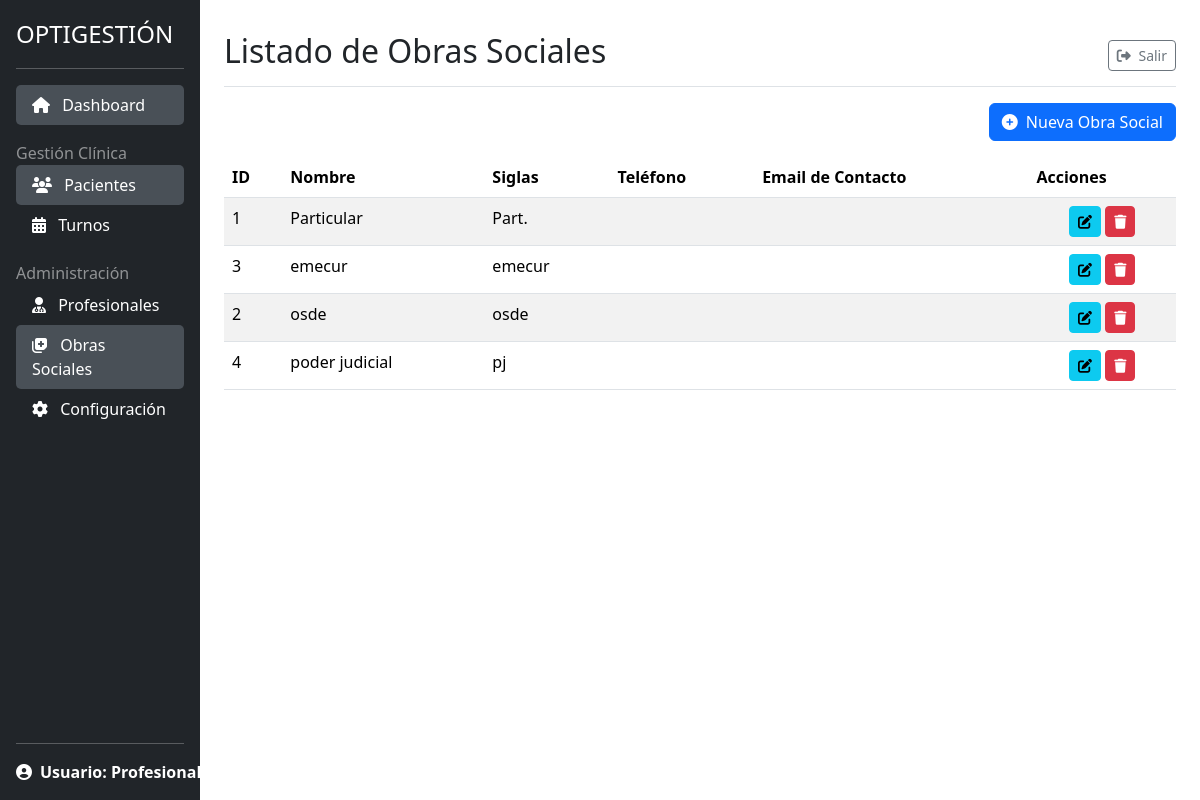
Before: /pacientes/obras-sociales/ (signed in) with the older database file.
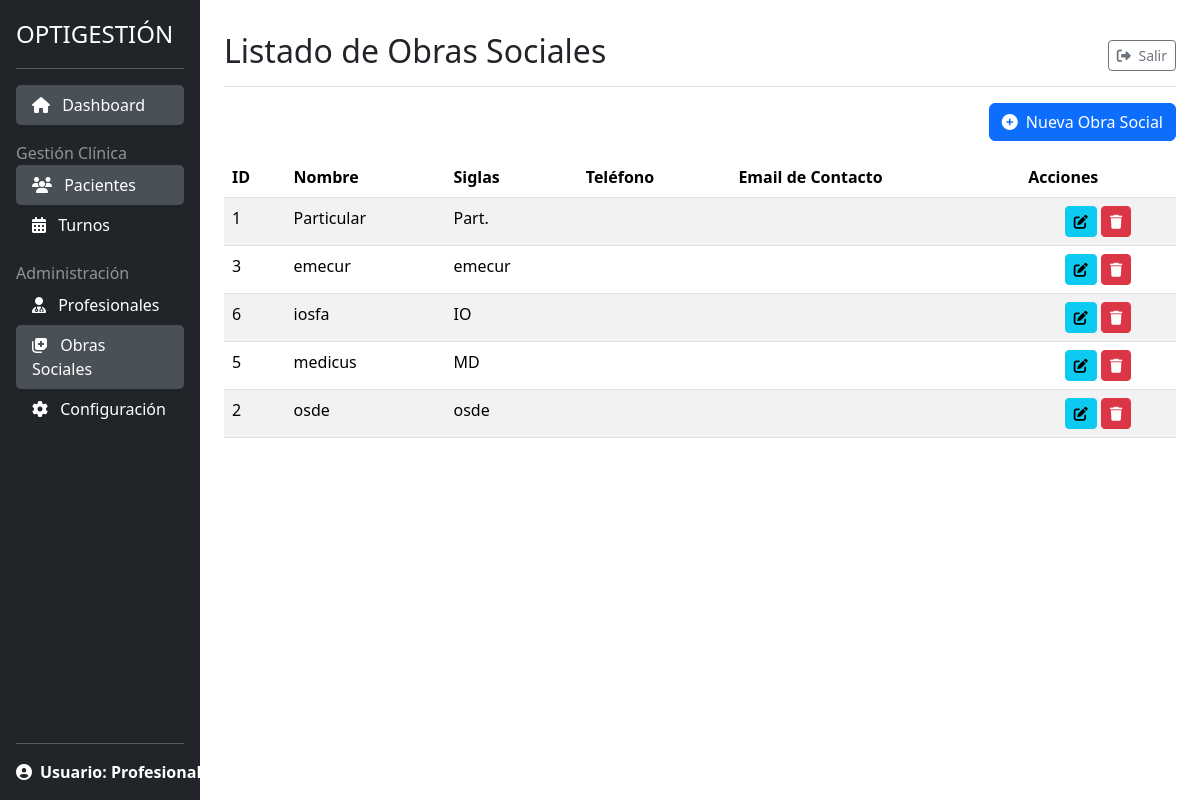
After: the same page with the newer database file.
### gestion_clinica/models.py (models this page shows, shortened)
class ObraSocial(models.Model):
    nombre = models.CharField(max_length=150, unique=True)
    siglas = models.CharField(max_length=20, blank=True, null=True)
    class Meta:
        verbose_name = "Obra Social"
        verbose_name_plural = "Obras Sociales"
        ordering = ['nombre']

### gestion_clinica/views.py (the view)
# urls.py: path('obras-sociales/', views.ObraSocialListView.as_view(),
class ObraSocialListView(LoginRequiredMixin, ListView):
    model = ObraSocial
    template_name = 'gestion_clinica/obra_social_list.html'
    context_object_name = 'obras_sociales'
    paginate_by = 10

### gestion_clinica/templates/gestion_clinica/obra_social_list.html (shortened to what this page needs)
{% extends "gestion_clinica/base.html" %}
{% block title_heading %}Listado de Obras Sociales{% endblock title_heading %}
{% block content %}
    <div class="row">
        <div class="col-12">
            <a href="{% url 'gestion_clinica:crear_obra_social' %}" class="btn btn-primary float-end mb-3">
                <i class="fas fa-plus-circle me-1"></i> Nueva Obra Social
            </a>
            <table class="table table-striped table-hover">
                <thead>
                    <tr>
                        <th>ID</th>
                        <th>Nombre</th>
                        <th>Siglas</th>
                        <th>Teléfono</th>
                        <th>Email de Contacto</th>
                        <th>Acciones</th>
                    </tr>
                </thead>
                <tbody>
                    {% for obra_social in obras_sociales %}
                    <tr>
                        <td>{{ obra_social.pk }}</td>
                        <td>{{ obra_social.nombre }}</td>
                        <td>{{ obra_social.siglas|default:"-" }}</td>
                        <td>{{ obra_social.telefono }}</td>
                        <td>{{ obra_social.email_contacto }}</td>
                        <td class="text-center">
                            <a href="{% url 'gestion_clinica:editar_obra_social' pk=obra_social.pk %}"
                               class="btn btn-sm btn-info" title="Editar">
                                <i class="fas fa-edit"></i>
                            </a>
                            <a href="{% url 'gestion_clinica:eliminar_obra_social' pk=obra_social.pk %}"
                               class="btn btn-sm btn-danger" title="Eliminar">
                                <i class="fas fa-trash"></i>
                            </a>
                        </td>
                    </tr>
                    {% empty %}
                    <tr>
                        <td colspan="6" class="text-center">No hay obras sociales registradas.</td>
                    </tr>
                    {% endfor %}
                </tbody>
            </table>
        </div>
    </div>
{% endblock content %}

Changed rows visible on the page:
removed ObraSocial: pk "4", nombre "poder judicial", siglas "pj"
added ObraSocial: pk "6", nombre "iosfa", siglas "IO"
added ObraSocial: pk "5", nombre "medicus", siglas "MD"
